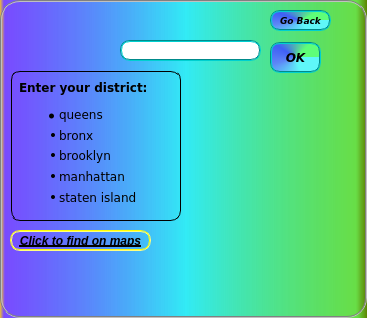
<?xml version="1.0" encoding="UTF-8"?>
<ui version="4.0">
 <class>Dialog</class>
 <widget class="QDialog" name="Dialog">
  <property name="geometry">
   <rect>
    <x>0</x>
    <y>0</y>
    <width>367</width>
    <height>318</height>
   </rect>
  </property>
  <property name="windowTitle">
   <string>Location</string>
  </property>
  <property name="windowIcon">
   <iconset>
    <normaloff>../../../Downloads/icoo.png</normaloff>../../../Downloads/icoo.png</iconset>
  </property>
  <property name="styleSheet">
   <string notr="true">QDialog {
	background-color: qlineargradient(spread:repeat, x1:0, y1:0, x2:1, y2:0, stop:0 rgba(236, 191, 49, 255), stop:0.0113636 rgba(121, 75, 255, 255), stop:0.505682 rgba(25, 232, 244, 171), stop:0.971591 rgba(104, 222, 71, 255), stop:1 rgba(93, 128, 0, 255));
    border: 2px groove gray;
     border-radius: 20px;
    padding: 2px 4px;
}

QPushButton {
	background-color: white;
   border: 2px groove DarkCyan;
    border-radius: 10px;
   padding: 2px 4px;
}
QPushButton:pressed {
background-color: qlineargradient(x1: 0, y1: 0, x2: 0, y2: 1,
                                      stop: 0 #dadbde, stop: 1 #f6f7fa);
}</string>
  </property>
  <widget class="QLabel" name="label">
   <property name="geometry">
    <rect>
     <x>10</x>
     <y>70</y>
     <width>171</width>
     <height>151</height>
    </rect>
   </property>
   <property name="font">
    <font>
     <family>Verdana</family>
     <weight>50</weight>
     <italic>false</italic>
     <bold>false</bold>
    </font>
   </property>
   <property name="styleSheet">
    <string notr="true">QLabel {
	
   border: 2px groove dark blue;
    border-radius: 10px;
   padding: 2px 4px;
}</string>
   </property>
   <property name="frameShape">
    <enum>QFrame::NoFrame</enum>
   </property>
   <property name="frameShadow">
    <enum>QFrame::Plain</enum>
   </property>
   <property name="lineWidth">
    <number>0</number>
   </property>
   <property name="midLineWidth">
    <number>0</number>
   </property>
   <property name="text">
    <string>&lt;html&gt;&lt;head/&gt;&lt;body&gt;&lt;p&gt;&lt;span style=&quot; font-weight:600;&quot;&gt;Enter your district:&lt;/span&gt;&lt;/p&gt;&lt;ul style=&quot;margin-top: 0px; margin-bottom: 0px; margin-left: 0px; margin-right: 0px; -qt-list-indent: 1;&quot;&gt;&lt;li style=&quot; font-family:'Courier New'; font-size:11pt; font-weight:696; color:#000000; background-color:transparent;&quot;&gt;&lt;pre style=&quot; margin-top:0px; margin-bottom:0px; margin-left:0px; margin-right:0px; -qt-block-indent:0; text-indent:0px; line-height:138%;&quot;&gt;&lt;a name=&quot;docs-internal-guid-ce177c5b-7fff-e0e9-2473-f7703a9ebae3&quot;/&gt;&lt;span style=&quot; font-size:9pt; font-weight:400;&quot;&gt;q&lt;/span&gt;&lt;span style=&quot; font-size:9pt; font-weight:400;&quot;&gt;ueens&lt;/span&gt;&lt;/pre&gt;&lt;li style=&quot; font-family:'Courier New'; font-size:9pt; color:#000000; background-color:transparent;&quot;&gt;&lt;pre style=&quot; margin-top:0px; margin-bottom:0px; margin-left:0px; margin-right:0px; -qt-block-indent:0; text-indent:0px; line-height:138%;&quot;&gt;bronx&lt;/pre&gt;&lt;li style=&quot; font-family:'Courier New'; font-size:9pt; color:#000000; background-color:transparent;&quot;&gt;&lt;pre style=&quot; margin-top:0px; margin-bottom:0px; margin-left:0px; margin-right:0px; -qt-block-indent:0; text-indent:0px; line-height:138%;&quot;&gt;brooklyn&lt;/pre&gt;&lt;li style=&quot; font-family:'Courier New'; font-size:9pt; color:#000000; background-color:transparent;&quot;&gt;&lt;pre style=&quot; margin-top:0px; margin-bottom:0px; margin-left:0px; margin-right:0px; -qt-block-indent:0; text-indent:0px; line-height:138%;&quot;&gt;manhattan&lt;/pre&gt;&lt;li style=&quot; font-family:'Courier New'; font-size:9pt; color:#000000; background-color:transparent;&quot;&gt;&lt;pre style=&quot; margin-top:0px; margin-bottom:0px; margin-left:0px; margin-right:0px; -qt-block-indent:0; text-indent:0px; line-height:138%;&quot;&gt;staten island&lt;/pre&gt;</string>
   </property>
   <property name="scaledContents">
    <bool>false</bool>
   </property>
   <property name="wordWrap">
    <bool>true</bool>
   </property>
  </widget>
  <widget class="QLineEdit" name="lineEdit">
   <property name="geometry">
    <rect>
     <x>120</x>
     <y>40</y>
     <width>141</width>
     <height>21</height>
    </rect>
   </property>
   <property name="cursor">
    <cursorShape>CrossCursor</cursorShape>
   </property>
   <property name="styleSheet">
    <string notr="true">QLineEdit {
	
   border: 2px groove DarkCyan;
    border-radius: 10px;
   padding: 2px 4px;
}</string>
   </property>
  </widget>
  <widget class="QPushButton" name="pushButton">
   <property name="geometry">
    <rect>
     <x>270</x>
     <y>42</y>
     <width>51</width>
     <height>31</height>
    </rect>
   </property>
   <property name="font">
    <font>
     <family>Verdana</family>
     <weight>75</weight>
     <italic>true</italic>
     <bold>true</bold>
    </font>
   </property>
   <property name="cursor">
    <cursorShape>PointingHandCursor</cursorShape>
   </property>
   <property name="mouseTracking">
    <bool>true</bool>
   </property>
   <property name="styleSheet">
    <string notr="true">QPushButton {
	background-color: qconicalgradient(cx:0.5, cy:0.5, angle:0, stop:0.159091 rgba(95, 255, 120, 248), stop:0.363636 rgba(63, 85, 255, 237), stop:0.573864 rgba(95, 127, 255, 237), stop:0.784091 rgba(95, 248, 255, 244));
	
   border: 2px groove DarkCyan;
    border-radius: 10px;
   padding: 2px 4px;
}
QPushButton:pressed {
background-color: qlineargradient(x1: 0, y1: 0, x2: 0, y2: 1,
                                      stop: 0 #dadbde, stop: 1 #f6f7fa);
}</string>
   </property>
   <property name="text">
    <string>OK</string>
   </property>
  </widget>
  <widget class="QLabel" name="label_2">
   <property name="geometry">
    <rect>
     <x>140</x>
     <y>70</y>
     <width>211</width>
     <height>241</height>
    </rect>
   </property>
   <property name="text">
    <string/>
   </property>
   <property name="pixmap">
    <pixmap>../../../Downloads/boroughs_adobespark.png</pixmap>
   </property>
  </widget>
  <widget class="QPushButton" name="pushButton_2">
   <property name="geometry">
    <rect>
     <x>270</x>
     <y>10</y>
     <width>61</width>
     <height>21</height>
    </rect>
   </property>
   <property name="font">
    <font>
     <family>Verdana</family>
     <pointsize>7</pointsize>
     <weight>75</weight>
     <italic>true</italic>
     <bold>true</bold>
    </font>
   </property>
   <property name="cursor">
    <cursorShape>PointingHandCursor</cursorShape>
   </property>
   <property name="mouseTracking">
    <bool>true</bool>
   </property>
   <property name="styleSheet">
    <string notr="true">QPushButton {
	background-color: qconicalgradient(cx:0.5, cy:0.5, angle:0, stop:0.159091 rgba(95, 255, 120, 248), stop:0.363636 rgba(63, 85, 255, 237), stop:0.573864 rgba(95, 127, 255, 237), stop:0.784091 rgba(95, 248, 255, 244));
   border: 2px groove DarkCyan;
    border-radius: 10px;
   padding: 2px 4px;
}
QPushButton:pressed {
background-color: qlineargradient(x1: 0, y1: 0, x2: 0, y2: 1,
                                      stop: 0 #dadbde, stop: 1 #f6f7fa);
}</string>
   </property>
   <property name="text">
    <string>Go Back</string>
   </property>
  </widget>
  <widget class="QPushButton" name="pushButton_3">
   <property name="geometry">
    <rect>
     <x>10</x>
     <y>230</y>
     <width>141</width>
     <height>21</height>
    </rect>
   </property>
   <property name="font">
    <font>
     <family>Segoe UI</family>
     <weight>75</weight>
     <italic>true</italic>
     <bold>true</bold>
     <underline>true</underline>
    </font>
   </property>
   <property name="cursor">
    <cursorShape>PointingHandCursor</cursorShape>
   </property>
   <property name="mouseTracking">
    <bool>true</bool>
   </property>
   <property name="styleSheet">
    <string notr="true">QPushButton {
	background-color: none;

 border: 2px groove yellow;
    border-radius: 10px;
   padding: 2px 4px;
}
QPushButton:pressed {
background-color:red;
}

QPushButton:hover {
     background-color: red;
     border: 1px solid red;
 }

</string>
   </property>
   <property name="text">
    <string>Click to find on maps</string>
   </property>
  </widget>
 </widget>
 <resources/>
 <connections/>
</ui>
